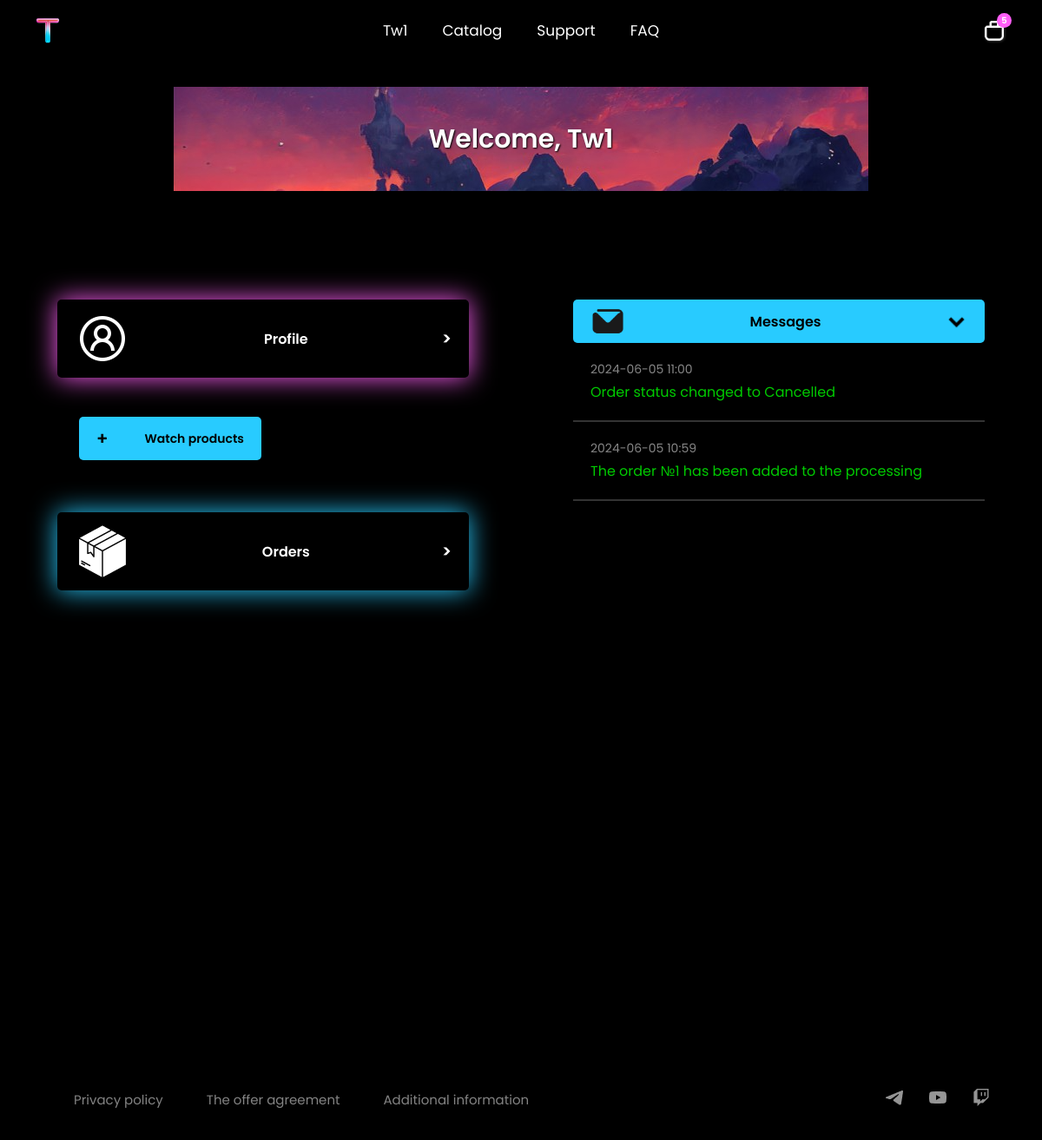
Page /account (signed in) on the committed database.
### website/models.py (models this page shows, shortened)
class User(db.Model, UserMixin):
    __tablename__ = 'user'
    id = db.Column(db.Integer, primary_key=True)
    type = db.Column(db.String(150), default='User')
    email = db.Column(db.String(150), unique=True)
    password = db.Column(db.String(300))
    nickname = db.Column(db.String(150))
    comments = db.relationship('Comment', backref='user', lazy=True, cascade="all, delete-orphan")
    carts = db.relationship('Cart', backref='user', lazy=True, cascade="all, delete-orphan")
    orders = db.relationship('Order', backref='user', lazy=True)
    messages = db.relationship('Message', backref='user', lazy=True, cascade="all, delete-orphan")

class Message(db.Model):
    __tablename__ = 'message'
    id = db.Column(db.Integer, primary_key=True)
    text = db.Column(db.String(1000))
    user_email = db.Column(db.Integer, db.ForeignKey('user.email'))
    created_at = db.Column(DateTime, default=datetime.now)
    category = db.Column(Boolean, default=False)

### website/views.py (the view)
@views.route('/account')
@login_required
def account():
    items_cart = get_items_cart()
    message = Message.query.filter_by(user_email=current_user.email).order_by(Message.created_at.desc()).all()
    for mes in message:
        mes.created_at = mes.created_at.strftime('%Y-%m-%d %H:%M')
    return render_template('account.html',
                           message=message,
                           user=current_user,
                           items_cart=items_cart)

### website/views.py (called while the page is built)
def get_items_cart():
    total_quantity = db.session.query(func.sum(Cart.quantity)).filter_by(user_email=current_user.email).scalar()
    return total_quantity

### website/templates/account.html (shortened to what this page needs)
{% extends "base.html" %}
{% block content %}
<div class = "account_cont">
    <div class = "privetstvie_cont">
        <a>Welcome, {{user.nickname}}</a>
    </div>
    <div class = "buttons_acount_cont">
        <div class = "first_column_cont">
            <button class = "button_one" onclick="window.location.href='/profile/common'" type="" class = "">
                <img src="{{ url_for('static', filename='img/profile.png')}}"  alt="">
                <span>Profile</span>
                <span style = "font-size: 20px;">></span>
            </button>
            <button class = "blue_buttom" onclick="window.location.href='/'" type="" class = "">
                <span style = "font-size: 20px;">+</span>
                <span>Watch products</span>
            </button>
            <button  class = "button_two" style = "" onclick="window.location.href='/profile/orders'" type="" class = "">
                <img src="{{ url_for('static', filename='img/orders.png')}}"  alt="">
                <span>Orders</span>
                <span style = "font-size: 20px;">></span>
            </button>
        </div>
        <div class = "second_column_cont">
            <button class = "acounts_button_mes" style = "height: 50px;" onclick="window.location.href=''" type="" disabled >
                <img src="{{ url_for('static', filename='img/mesb.png')}}"  alt="">
                <span>Messages</span>
                <img src="{{ url_for('static', filename='img/arrowdown.png')}}" style = "width: 25px; height: auto;" alt="">
            </button>
            <div class = "message_cont">
                {% if message %}
                    {% for row in message %}
                    <div class = "mes">
                        <div class = "time_mes">{{row.created_at}}</div>
                    {%if row.category == False%}
                        <div class = "text_mes" style = "color:red;">{{row.text}}</div>
                    {%else%}
                        <div class = "text_mes" style = "color:#00ca00;">{{row.text}}</div>
                    {%endif%}
                    </div>
                    {%endfor%}
                {%else%}
                <div class = "mes">
                    <a class = "">No messages</a>
                </div>
                {%endif%}
            </div>
        </div>
    </div>
</div>
{% endblock %}

### website/templates/base.html (shortened to what this page needs)
<!DOCTYPE html>
<html>
  <head>
    <link rel="stylesheet" href="{{ url_for('static', filename='css/base.css') }}">
    <link rel="stylesheet" href="{{ url_for('static', filename='css/adaptiv.css') }}">
  </head>
  <body>
    <header class="fixed-header">
      <div class="header-content">
          <div class="left-content">
              <nav>
                  <ul>
                      <li onclick="window.location.href='/'">
                          <img id="logo" src="{{ url_for('static', filename='img/logo.png')}}" alt="logo">
                      </li>
                  </ul>
                </nav>
            </div>
            <div class="center-content dropdown-content">
              <nav>
                  <ul>
                      <li onclick="window.location.href='/account'">
                          {% if user.is_authenticated %}
                              <a>{{ user.nickname }}</a>
                          {% else %}
                              <a>Account</a>
                          {% endif %}
                      </li>
                      <li id="catalogLink">
                          <a>Catalog</a>
                      </li>
                      <li>
                          <a href="https://t.me/+wyE9yJueXZw1ZmFi" target="_blank">Support</a>
                      </li>
                      <li onclick="window.location.href='/faq'">
                          <a>FAQ</a>
                      </li>
                  </ul>
              </nav>
          </div>
          <div class="right-content">
              <nav>
                  <ul>
                      <li onclick="window.location.href='/cart'">
                          <div class="count_cont">
                              <img src="{{ url_for('static', filename='img/cart.png')}}" alt="Cart" class="cart-image">
                              {% if items_cart %}
                                  <div class="item_count">{{ items_cart }}</div>
                              {% endif %}
                          </div>
                      </li>
                  </ul>
              </nav>
          </div>
      </div>
  </header>
    <main>
      <div class="cont" style = "width: 100%;">
        {% block content %}
        {% endblock %}
      </div>
        </main>
        <footer>
          <div class = "fot_cont_text">
            <div onclick="window.location.href='/privacy'">Privacy policy</div>
            <div onclick="window.location.href='/offer'">The offer agreement</div>
            <div onclick="window.location.href='/info'">Additional information</div>
        </div>
        <div class = "fot_cont_img">
          <a href="https://t.me/Tw1_TV" target="_blank">
            <img src="{{ url_for('static', filename='img/telegram.png')}}" alt="">
          </a>
          <a href="https://www.youtube.com/channel/UCBsJKKsALtclr1GFcGkJn2A" target="_blank">
            <img src="{{ url_for('static', filename='img/youtube.png')}}" alt="">
          </a>
          <a href="https://www.twitch.tv/mr_tw1" target="_blank">
            <img src="{{ url_for('static', filename='img/twitch.png')}}" alt="">
          </a>
        </div>
      </footer>
  </body>
</html>

### rows in the picture
User: nickname "Tw1"
Message: created_at "2024-06-05 11:00", text "Order status changed to Cancelled"
Message: created_at "2024-06-05 10:59", text "The order №1 has been added to the processing"

### other values in the picture
{{ items_cart }} "5"
